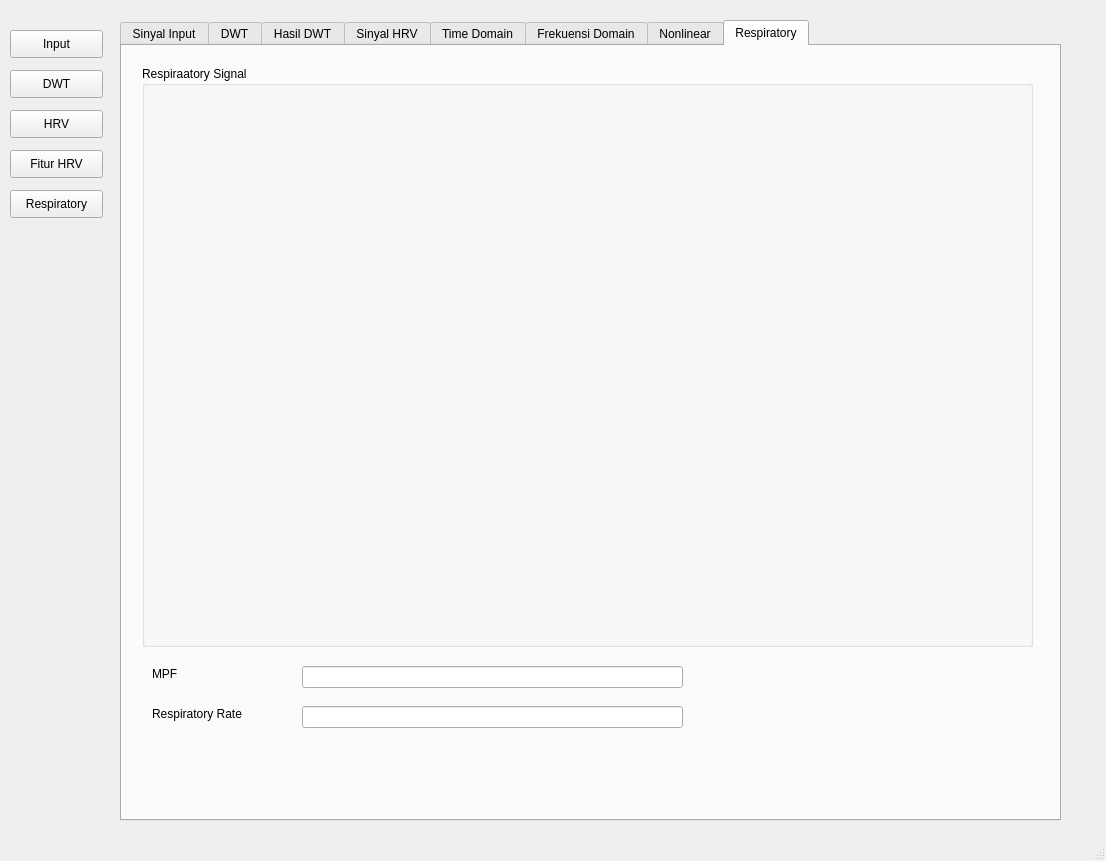
<?xml version="1.0" encoding="UTF-8"?>
<ui version="4.0">
 <class>MainWindow</class>
 <widget class="QMainWindow" name="MainWindow">
  <property name="geometry">
   <rect>
    <x>0</x>
    <y>0</y>
    <width>1106</width>
    <height>861</height>
   </rect>
  </property>
  <property name="windowTitle">
   <string>MainWindow</string>
  </property>
  <widget class="QWidget" name="centralwidget">
   <widget class="QPushButton" name="pushButton">
    <property name="geometry">
     <rect>
      <x>10</x>
      <y>30</y>
      <width>93</width>
      <height>28</height>
     </rect>
    </property>
    <property name="text">
     <string>Input</string>
    </property>
   </widget>
   <widget class="QPushButton" name="pushButton_2">
    <property name="geometry">
     <rect>
      <x>10</x>
      <y>70</y>
      <width>93</width>
      <height>28</height>
     </rect>
    </property>
    <property name="text">
     <string>DWT</string>
    </property>
   </widget>
   <widget class="QPushButton" name="pushButton_3">
    <property name="geometry">
     <rect>
      <x>10</x>
      <y>110</y>
      <width>93</width>
      <height>28</height>
     </rect>
    </property>
    <property name="text">
     <string>HRV</string>
    </property>
   </widget>
   <widget class="QPushButton" name="pushButton_4">
    <property name="geometry">
     <rect>
      <x>10</x>
      <y>150</y>
      <width>93</width>
      <height>28</height>
     </rect>
    </property>
    <property name="text">
     <string>Fitur HRV</string>
    </property>
   </widget>
   <widget class="QPushButton" name="pushButton_5">
    <property name="geometry">
     <rect>
      <x>10</x>
      <y>190</y>
      <width>93</width>
      <height>28</height>
     </rect>
    </property>
    <property name="text">
     <string>Respiratory</string>
    </property>
   </widget>
   <widget class="QStackedWidget" name="stackedWidget">
    <property name="geometry">
     <rect>
      <x>320</x>
      <y>200</y>
      <width>120</width>
      <height>80</height>
     </rect>
    </property>
    <property name="currentIndex">
     <number>0</number>
    </property>
    <widget class="QWidget" name="page"/>
    <widget class="QWidget" name="page_2"/>
   </widget>
   <widget class="QTabWidget" name="tabWidget">
    <property name="geometry">
     <rect>
      <x>120</x>
      <y>20</y>
      <width>941</width>
      <height>801</height>
     </rect>
    </property>
    <property name="currentIndex">
     <number>7</number>
    </property>
    <widget class="QWidget" name="tab">
     <attribute name="title">
      <string>Sinyal Input</string>
     </attribute>
     <widget class="plot" name="widget" native="true">
      <property name="geometry">
       <rect>
        <x>10</x>
        <y>20</y>
        <width>881</width>
        <height>471</height>
       </rect>
      </property>
     </widget>
     <widget class="QLabel" name="label">
      <property name="geometry">
       <rect>
        <x>60</x>
        <y>510</y>
        <width>55</width>
        <height>16</height>
       </rect>
      </property>
      <property name="text">
       <string>Fs :</string>
      </property>
     </widget>
     <widget class="QLabel" name="label_2">
      <property name="geometry">
       <rect>
        <x>60</x>
        <y>540</y>
        <width>111</width>
        <height>16</height>
       </rect>
      </property>
      <property name="text">
       <string>Jumlah Data :</string>
      </property>
     </widget>
     <widget class="QLineEdit" name="lineEdit">
      <property name="geometry">
       <rect>
        <x>150</x>
        <y>510</y>
        <width>113</width>
        <height>22</height>
       </rect>
      </property>
     </widget>
     <widget class="QLineEdit" name="lineEdit_2">
      <property name="geometry">
       <rect>
        <x>150</x>
        <y>540</y>
        <width>113</width>
        <height>22</height>
       </rect>
      </property>
     </widget>
    </widget>
    <widget class="QWidget" name="tab_2">
     <attribute name="title">
      <string>DWT</string>
     </attribute>
     <widget class="QTabWidget" name="tabWidget_2">
      <property name="geometry">
       <rect>
        <x>0</x>
        <y>0</y>
        <width>921</width>
        <height>751</height>
       </rect>
      </property>
      <property name="currentIndex">
       <number>1</number>
      </property>
      <widget class="QWidget" name="tab_8">
       <attribute name="title">
        <string>Mallat</string>
       </attribute>
       <widget class="QTabWidget" name="tabWidget_3">
        <property name="geometry">
         <rect>
          <x>0</x>
          <y>0</y>
          <width>911</width>
          <height>701</height>
         </rect>
        </property>
        <property name="currentIndex">
         <number>0</number>
        </property>
        <widget class="QWidget" name="tab_10">
         <attribute name="title">
          <string>Koefiseien Filter</string>
         </attribute>
         <widget class="QTabWidget" name="tabWidget_9">
          <property name="geometry">
           <rect>
            <x>0</x>
            <y>0</y>
            <width>901</width>
            <height>671</height>
           </rect>
          </property>
          <property name="currentIndex">
           <number>1</number>
          </property>
          <widget class="QWidget" name="tab_32">
           <attribute name="title">
            <string>h(n)</string>
           </attribute>
           <widget class="plot" name="widget_2" native="true">
            <property name="geometry">
             <rect>
              <x>0</x>
              <y>0</y>
              <width>881</width>
              <height>511</height>
             </rect>
            </property>
           </widget>
          </widget>
          <widget class="QWidget" name="tab_33">
           <attribute name="title">
            <string>g(n)</string>
           </attribute>
           <widget class="plot" name="widget_3" native="true">
            <property name="geometry">
             <rect>
              <x>0</x>
              <y>0</y>
              <width>891</width>
              <height>491</height>
             </rect>
            </property>
           </widget>
          </widget>
         </widget>
        </widget>
        <widget class="QWidget" name="tab_11">
         <attribute name="title">
          <string>Frekuensi Respon</string>
         </attribute>
         <widget class="QTabWidget" name="tabWidget_10">
          <property name="geometry">
           <rect>
            <x>0</x>
            <y>0</y>
            <width>901</width>
            <height>671</height>
           </rect>
          </property>
          <property name="currentIndex">
           <number>0</number>
          </property>
          <widget class="QWidget" name="tab_34">
           <attribute name="title">
            <string>H(f)</string>
           </attribute>
           <widget class="plot" name="widget_4" native="true">
            <property name="geometry">
             <rect>
              <x>0</x>
              <y>0</y>
              <width>891</width>
              <height>551</height>
             </rect>
            </property>
           </widget>
          </widget>
          <widget class="QWidget" name="tab_35">
           <attribute name="title">
            <string>G(f)</string>
           </attribute>
           <widget class="plot" name="widget_5" native="true">
            <property name="geometry">
             <rect>
              <x>0</x>
              <y>10</y>
              <width>891</width>
              <height>501</height>
             </rect>
            </property>
           </widget>
          </widget>
         </widget>
        </widget>
       </widget>
      </widget>
      <widget class="QWidget" name="tab_9">
       <attribute name="title">
        <string>Filter Bank</string>
       </attribute>
       <widget class="QTabWidget" name="tabWidget_4">
        <property name="geometry">
         <rect>
          <x>0</x>
          <y>0</y>
          <width>911</width>
          <height>711</height>
         </rect>
        </property>
        <property name="currentIndex">
         <number>0</number>
        </property>
        <widget class="QWidget" name="tab_12">
         <attribute name="title">
          <string>Koefisien Filter</string>
         </attribute>
         <widget class="QTabWidget" name="tabWidget_5">
          <property name="geometry">
           <rect>
            <x>0</x>
            <y>0</y>
            <width>901</width>
            <height>671</height>
           </rect>
          </property>
          <property name="currentIndex">
           <number>4</number>
          </property>
          <widget class="QWidget" name="tab_14">
           <attribute name="title">
            <string>q1</string>
           </attribute>
           <widget class="plot" name="widget_6" native="true">
            <property name="geometry">
             <rect>
              <x>0</x>
              <y>0</y>
              <width>881</width>
              <height>481</height>
             </rect>
            </property>
           </widget>
          </widget>
          <widget class="QWidget" name="tab_15">
           <attribute name="title">
            <string>q2</string>
           </attribute>
           <widget class="plot" name="widget_10" native="true">
            <property name="geometry">
             <rect>
              <x>0</x>
              <y>0</y>
              <width>891</width>
              <height>471</height>
             </rect>
            </property>
           </widget>
          </widget>
          <widget class="QWidget" name="tab_16">
           <attribute name="title">
            <string>q3</string>
           </attribute>
           <widget class="plot" name="widget_9" native="true">
            <property name="geometry">
             <rect>
              <x>0</x>
              <y>0</y>
              <width>881</width>
              <height>491</height>
             </rect>
            </property>
           </widget>
          </widget>
          <widget class="QWidget" name="tab_18">
           <attribute name="title">
            <string>q4</string>
           </attribute>
           <widget class="plot" name="widget_8" native="true">
            <property name="geometry">
             <rect>
              <x>0</x>
              <y>0</y>
              <width>891</width>
              <height>511</height>
             </rect>
            </property>
           </widget>
          </widget>
          <widget class="QWidget" name="tab_19">
           <attribute name="title">
            <string>q5</string>
           </attribute>
           <widget class="plot" name="widget_7" native="true">
            <property name="geometry">
             <rect>
              <x>0</x>
              <y>0</y>
              <width>891</width>
              <height>501</height>
             </rect>
            </property>
           </widget>
          </widget>
         </widget>
        </widget>
        <widget class="QWidget" name="tab_13">
         <attribute name="title">
          <string>Frekuensi Respone</string>
         </attribute>
         <widget class="plot" name="widget_11" native="true">
          <property name="geometry">
           <rect>
            <x>0</x>
            <y>10</y>
            <width>901</width>
            <height>511</height>
           </rect>
          </property>
         </widget>
        </widget>
       </widget>
      </widget>
     </widget>
    </widget>
    <widget class="QWidget" name="tab_3">
     <attribute name="title">
      <string>Hasil DWT</string>
     </attribute>
     <widget class="QTabWidget" name="tabWidget_6">
      <property name="geometry">
       <rect>
        <x>0</x>
        <y>10</y>
        <width>921</width>
        <height>741</height>
       </rect>
      </property>
      <property name="currentIndex">
       <number>1</number>
      </property>
      <widget class="QWidget" name="tab_20">
       <attribute name="title">
        <string>Mallat</string>
       </attribute>
       <widget class="QTabWidget" name="tabWidget_7">
        <property name="geometry">
         <rect>
          <x>0</x>
          <y>0</y>
          <width>911</width>
          <height>701</height>
         </rect>
        </property>
        <property name="currentIndex">
         <number>4</number>
        </property>
        <widget class="QWidget" name="tab_22">
         <attribute name="title">
          <string>Orde 1</string>
         </attribute>
         <widget class="plot" name="widget_12" native="true">
          <property name="geometry">
           <rect>
            <x>0</x>
            <y>10</y>
            <width>901</width>
            <height>251</height>
           </rect>
          </property>
         </widget>
         <widget class="plot" name="widget_13" native="true">
          <property name="geometry">
           <rect>
            <x>0</x>
            <y>310</y>
            <width>901</width>
            <height>301</height>
           </rect>
          </property>
         </widget>
        </widget>
        <widget class="QWidget" name="tab_23">
         <attribute name="title">
          <string>orde 2</string>
         </attribute>
         <widget class="plot" name="widget_14" native="true">
          <property name="geometry">
           <rect>
            <x>10</x>
            <y>10</y>
            <width>881</width>
            <height>251</height>
           </rect>
          </property>
         </widget>
         <widget class="plot" name="widget_15" native="true">
          <property name="geometry">
           <rect>
            <x>0</x>
            <y>290</y>
            <width>891</width>
            <height>331</height>
           </rect>
          </property>
         </widget>
        </widget>
        <widget class="QWidget" name="tab_24">
         <attribute name="title">
          <string>Orde 3</string>
         </attribute>
         <widget class="plot" name="widget_16" native="true">
          <property name="geometry">
           <rect>
            <x>0</x>
            <y>10</y>
            <width>901</width>
            <height>281</height>
           </rect>
          </property>
         </widget>
         <widget class="plot" name="widget_17" native="true">
          <property name="geometry">
           <rect>
            <x>0</x>
            <y>300</y>
            <width>901</width>
            <height>321</height>
           </rect>
          </property>
         </widget>
        </widget>
        <widget class="QWidget" name="tab_25">
         <attribute name="title">
          <string>Orde 4</string>
         </attribute>
         <widget class="plot" name="widget_18" native="true">
          <property name="geometry">
           <rect>
            <x>0</x>
            <y>10</y>
            <width>901</width>
            <height>291</height>
           </rect>
          </property>
         </widget>
         <widget class="plot" name="widget_19" native="true">
          <property name="geometry">
           <rect>
            <x>0</x>
            <y>310</y>
            <width>901</width>
            <height>331</height>
           </rect>
          </property>
         </widget>
        </widget>
        <widget class="QWidget" name="tab_26">
         <attribute name="title">
          <string>Orde 5</string>
         </attribute>
         <widget class="plot" name="widget_20" native="true">
          <property name="geometry">
           <rect>
            <x>10</x>
            <y>0</y>
            <width>891</width>
            <height>311</height>
           </rect>
          </property>
         </widget>
         <widget class="plot" name="widget_21" native="true">
          <property name="geometry">
           <rect>
            <x>10</x>
            <y>330</y>
            <width>891</width>
            <height>311</height>
           </rect>
          </property>
         </widget>
        </widget>
       </widget>
      </widget>
      <widget class="QWidget" name="tab_21">
       <attribute name="title">
        <string>Filter Bank</string>
       </attribute>
       <widget class="QTabWidget" name="tabWidget_8">
        <property name="geometry">
         <rect>
          <x>0</x>
          <y>0</y>
          <width>911</width>
          <height>691</height>
         </rect>
        </property>
        <property name="currentIndex">
         <number>4</number>
        </property>
        <widget class="QWidget" name="tab_27">
         <attribute name="title">
          <string>Orde 1</string>
         </attribute>
         <widget class="plot" name="widget_22" native="true">
          <property name="geometry">
           <rect>
            <x>10</x>
            <y>20</y>
            <width>901</width>
            <height>431</height>
           </rect>
          </property>
         </widget>
        </widget>
        <widget class="QWidget" name="tab_28">
         <attribute name="title">
          <string>Orde 2</string>
         </attribute>
         <widget class="plot" name="widget_24" native="true">
          <property name="geometry">
           <rect>
            <x>10</x>
            <y>10</y>
            <width>881</width>
            <height>421</height>
           </rect>
          </property>
         </widget>
        </widget>
        <widget class="QWidget" name="tab_29">
         <attribute name="title">
          <string>Orde 3</string>
         </attribute>
         <widget class="plot" name="widget_26" native="true">
          <property name="geometry">
           <rect>
            <x>0</x>
            <y>10</y>
            <width>901</width>
            <height>431</height>
           </rect>
          </property>
         </widget>
        </widget>
        <widget class="QWidget" name="tab_30">
         <attribute name="title">
          <string>Orde 4</string>
         </attribute>
         <widget class="plot" name="widget_35" native="true">
          <property name="geometry">
           <rect>
            <x>0</x>
            <y>10</y>
            <width>901</width>
            <height>431</height>
           </rect>
          </property>
         </widget>
        </widget>
        <widget class="QWidget" name="tab_31">
         <attribute name="title">
          <string>Orde 5</string>
         </attribute>
         <widget class="plot" name="widget_37" native="true">
          <property name="geometry">
           <rect>
            <x>0</x>
            <y>10</y>
            <width>891</width>
            <height>431</height>
           </rect>
          </property>
         </widget>
        </widget>
       </widget>
      </widget>
     </widget>
    </widget>
    <widget class="QWidget" name="tab_17">
     <attribute name="title">
      <string>Sinyal HRV</string>
     </attribute>
     <widget class="QTabWidget" name="tabWidget_11">
      <property name="geometry">
       <rect>
        <x>0</x>
        <y>0</y>
        <width>931</width>
        <height>751</height>
       </rect>
      </property>
      <property name="currentIndex">
       <number>2</number>
      </property>
      <widget class="QWidget" name="tab_36">
       <attribute name="title">
        <string>Gradien Orde 3</string>
       </attribute>
       <widget class="plot" name="widget_23" native="true">
        <property name="geometry">
         <rect>
          <x>0</x>
          <y>10</y>
          <width>921</width>
          <height>481</height>
         </rect>
        </property>
       </widget>
      </widget>
      <widget class="QWidget" name="tab_37">
       <attribute name="title">
        <string>QRS Detection</string>
       </attribute>
       <widget class="plot" name="widget_25" native="true">
        <property name="geometry">
         <rect>
          <x>10</x>
          <y>10</y>
          <width>901</width>
          <height>511</height>
         </rect>
        </property>
       </widget>
      </widget>
      <widget class="QWidget" name="tab_38">
       <attribute name="title">
        <string>HRV</string>
       </attribute>
       <widget class="plot" name="widget_27" native="true">
        <property name="geometry">
         <rect>
          <x>0</x>
          <y>10</y>
          <width>921</width>
          <height>481</height>
         </rect>
        </property>
       </widget>
      </widget>
     </widget>
    </widget>
    <widget class="QWidget" name="tab_4">
     <attribute name="title">
      <string>Time Domain</string>
     </attribute>
     <widget class="QGroupBox" name="groupBox_12">
      <property name="geometry">
       <rect>
        <x>10</x>
        <y>10</y>
        <width>901</width>
        <height>521</height>
       </rect>
      </property>
      <property name="title">
       <string>Histogram</string>
      </property>
      <widget class="plot" name="widget_30" native="true">
       <property name="geometry">
        <rect>
         <x>10</x>
         <y>30</y>
         <width>861</width>
         <height>471</height>
        </rect>
       </property>
      </widget>
     </widget>
     <widget class="QLabel" name="label_3">
      <property name="geometry">
       <rect>
        <x>40</x>
        <y>540</y>
        <width>55</width>
        <height>16</height>
       </rect>
      </property>
      <property name="text">
       <string>SDNN</string>
      </property>
     </widget>
     <widget class="QLabel" name="label_4">
      <property name="geometry">
       <rect>
        <x>40</x>
        <y>570</y>
        <width>55</width>
        <height>16</height>
       </rect>
      </property>
      <property name="text">
       <string>RMSSD</string>
      </property>
     </widget>
     <widget class="QLabel" name="label_5">
      <property name="geometry">
       <rect>
        <x>40</x>
        <y>600</y>
        <width>55</width>
        <height>16</height>
       </rect>
      </property>
      <property name="text">
       <string>pNN50</string>
      </property>
     </widget>
     <widget class="QLabel" name="label_6">
      <property name="geometry">
       <rect>
        <x>40</x>
        <y>630</y>
        <width>55</width>
        <height>16</height>
       </rect>
      </property>
      <property name="text">
       <string>SDSD</string>
      </property>
     </widget>
     <widget class="QLineEdit" name="lineEdit_3">
      <property name="geometry">
       <rect>
        <x>110</x>
        <y>540</y>
        <width>351</width>
        <height>22</height>
       </rect>
      </property>
     </widget>
     <widget class="QLineEdit" name="lineEdit_4">
      <property name="geometry">
       <rect>
        <x>110</x>
        <y>570</y>
        <width>351</width>
        <height>22</height>
       </rect>
      </property>
     </widget>
     <widget class="QLineEdit" name="lineEdit_5">
      <property name="geometry">
       <rect>
        <x>110</x>
        <y>600</y>
        <width>351</width>
        <height>22</height>
       </rect>
      </property>
     </widget>
     <widget class="QLineEdit" name="lineEdit_6">
      <property name="geometry">
       <rect>
        <x>110</x>
        <y>630</y>
        <width>351</width>
        <height>22</height>
       </rect>
      </property>
     </widget>
    </widget>
    <widget class="QWidget" name="tab_5">
     <attribute name="title">
      <string>Frekuensi Domain</string>
     </attribute>
     <widget class="QGroupBox" name="groupBox_13">
      <property name="geometry">
       <rect>
        <x>10</x>
        <y>10</y>
        <width>911</width>
        <height>291</height>
       </rect>
      </property>
      <property name="title">
       <string>Welch Method</string>
      </property>
      <widget class="plot" name="widget_31" native="true">
       <property name="geometry">
        <rect>
         <x>20</x>
         <y>30</y>
         <width>861</width>
         <height>251</height>
        </rect>
       </property>
      </widget>
     </widget>
     <widget class="QLabel" name="label_7">
      <property name="geometry">
       <rect>
        <x>20</x>
        <y>310</y>
        <width>55</width>
        <height>16</height>
       </rect>
      </property>
      <property name="text">
       <string>LF</string>
      </property>
     </widget>
     <widget class="QLabel" name="label_8">
      <property name="geometry">
       <rect>
        <x>20</x>
        <y>340</y>
        <width>55</width>
        <height>16</height>
       </rect>
      </property>
      <property name="text">
       <string>HF</string>
      </property>
     </widget>
     <widget class="QLabel" name="label_9">
      <property name="geometry">
       <rect>
        <x>350</x>
        <y>350</y>
        <width>81</width>
        <height>16</height>
       </rect>
      </property>
      <property name="text">
       <string>Ratio LF/HF</string>
      </property>
     </widget>
     <widget class="QLineEdit" name="lineEdit_7">
      <property name="geometry">
       <rect>
        <x>80</x>
        <y>310</y>
        <width>231</width>
        <height>22</height>
       </rect>
      </property>
     </widget>
     <widget class="QLineEdit" name="lineEdit_8">
      <property name="geometry">
       <rect>
        <x>80</x>
        <y>340</y>
        <width>231</width>
        <height>22</height>
       </rect>
      </property>
     </widget>
     <widget class="QLineEdit" name="lineEdit_9">
      <property name="geometry">
       <rect>
        <x>440</x>
        <y>350</y>
        <width>251</width>
        <height>22</height>
       </rect>
      </property>
     </widget>
     <widget class="QGroupBox" name="groupBox_14">
      <property name="geometry">
       <rect>
        <x>10</x>
        <y>380</y>
        <width>901</width>
        <height>381</height>
       </rect>
      </property>
      <property name="title">
       <string>Autonomic Balance Diagram</string>
      </property>
      <widget class="plot" name="widget_32" native="true">
       <property name="geometry">
        <rect>
         <x>20</x>
         <y>30</y>
         <width>831</width>
         <height>291</height>
        </rect>
       </property>
      </widget>
     </widget>
    </widget>
    <widget class="QWidget" name="tab_6">
     <attribute name="title">
      <string>Nonlinear</string>
     </attribute>
     <widget class="plot" name="widget_33" native="true">
      <property name="geometry">
       <rect>
        <x>30</x>
        <y>30</y>
        <width>871</width>
        <height>531</height>
       </rect>
      </property>
     </widget>
     <widget class="QLabel" name="label_10">
      <property name="geometry">
       <rect>
        <x>30</x>
        <y>580</y>
        <width>55</width>
        <height>16</height>
       </rect>
      </property>
      <property name="text">
       <string>SD1</string>
      </property>
     </widget>
     <widget class="QLabel" name="label_11">
      <property name="geometry">
       <rect>
        <x>30</x>
        <y>610</y>
        <width>55</width>
        <height>16</height>
       </rect>
      </property>
      <property name="text">
       <string>SD2</string>
      </property>
     </widget>
     <widget class="QLabel" name="label_12">
      <property name="geometry">
       <rect>
        <x>30</x>
        <y>650</y>
        <width>91</width>
        <height>16</height>
       </rect>
      </property>
      <property name="text">
       <string>Ratio SD1/SD2</string>
      </property>
     </widget>
     <widget class="QLineEdit" name="lineEdit_10">
      <property name="geometry">
       <rect>
        <x>140</x>
        <y>580</y>
        <width>341</width>
        <height>22</height>
       </rect>
      </property>
     </widget>
     <widget class="QLineEdit" name="lineEdit_11">
      <property name="geometry">
       <rect>
        <x>140</x>
        <y>610</y>
        <width>341</width>
        <height>22</height>
       </rect>
      </property>
     </widget>
     <widget class="QLineEdit" name="lineEdit_12">
      <property name="geometry">
       <rect>
        <x>140</x>
        <y>650</y>
        <width>341</width>
        <height>22</height>
       </rect>
      </property>
     </widget>
    </widget>
    <widget class="QWidget" name="tab_7">
     <attribute name="title">
      <string>Respiratory</string>
     </attribute>
     <widget class="QGroupBox" name="groupBox_15">
      <property name="geometry">
       <rect>
        <x>20</x>
        <y>20</y>
        <width>891</width>
        <height>581</height>
       </rect>
      </property>
      <property name="title">
       <string>Respiraatory Signal</string>
      </property>
      <widget class="plot" name="widget_34" native="true">
       <property name="geometry">
        <rect>
         <x>20</x>
         <y>30</y>
         <width>851</width>
         <height>531</height>
        </rect>
       </property>
      </widget>
     </widget>
     <widget class="QLabel" name="label_13">
      <property name="geometry">
       <rect>
        <x>30</x>
        <y>620</y>
        <width>55</width>
        <height>16</height>
       </rect>
      </property>
      <property name="text">
       <string>MPF</string>
      </property>
     </widget>
     <widget class="QLabel" name="label_14">
      <property name="geometry">
       <rect>
        <x>30</x>
        <y>660</y>
        <width>131</width>
        <height>16</height>
       </rect>
      </property>
      <property name="text">
       <string>Respiratory Rate</string>
      </property>
     </widget>
     <widget class="QLineEdit" name="lineEdit_13">
      <property name="geometry">
       <rect>
        <x>180</x>
        <y>620</y>
        <width>381</width>
        <height>22</height>
       </rect>
      </property>
     </widget>
     <widget class="QLineEdit" name="lineEdit_14">
      <property name="geometry">
       <rect>
        <x>180</x>
        <y>660</y>
        <width>381</width>
        <height>22</height>
       </rect>
      </property>
     </widget>
    </widget>
   </widget>
  </widget>
  <widget class="QMenuBar" name="menubar">
   <property name="geometry">
    <rect>
     <x>0</x>
     <y>0</y>
     <width>1106</width>
     <height>26</height>
    </rect>
   </property>
  </widget>
  <widget class="QStatusBar" name="statusbar"/>
 </widget>
 <customwidgets>
  <customwidget>
   <class>plot</class>
   <extends>QWidget</extends>
   <header location="global">plot.h</header>
   <container>1</container>
  </customwidget>
 </customwidgets>
 <resources/>
 <connections/>
</ui>
